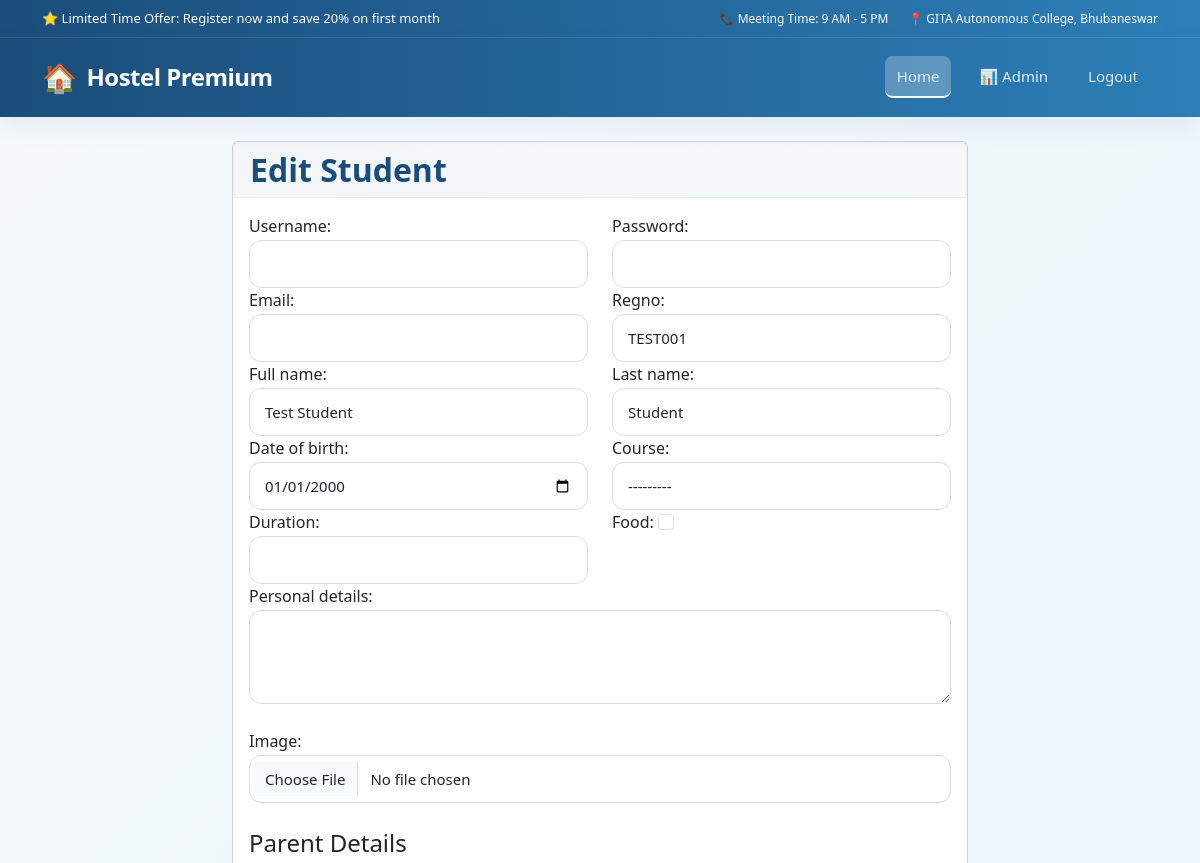
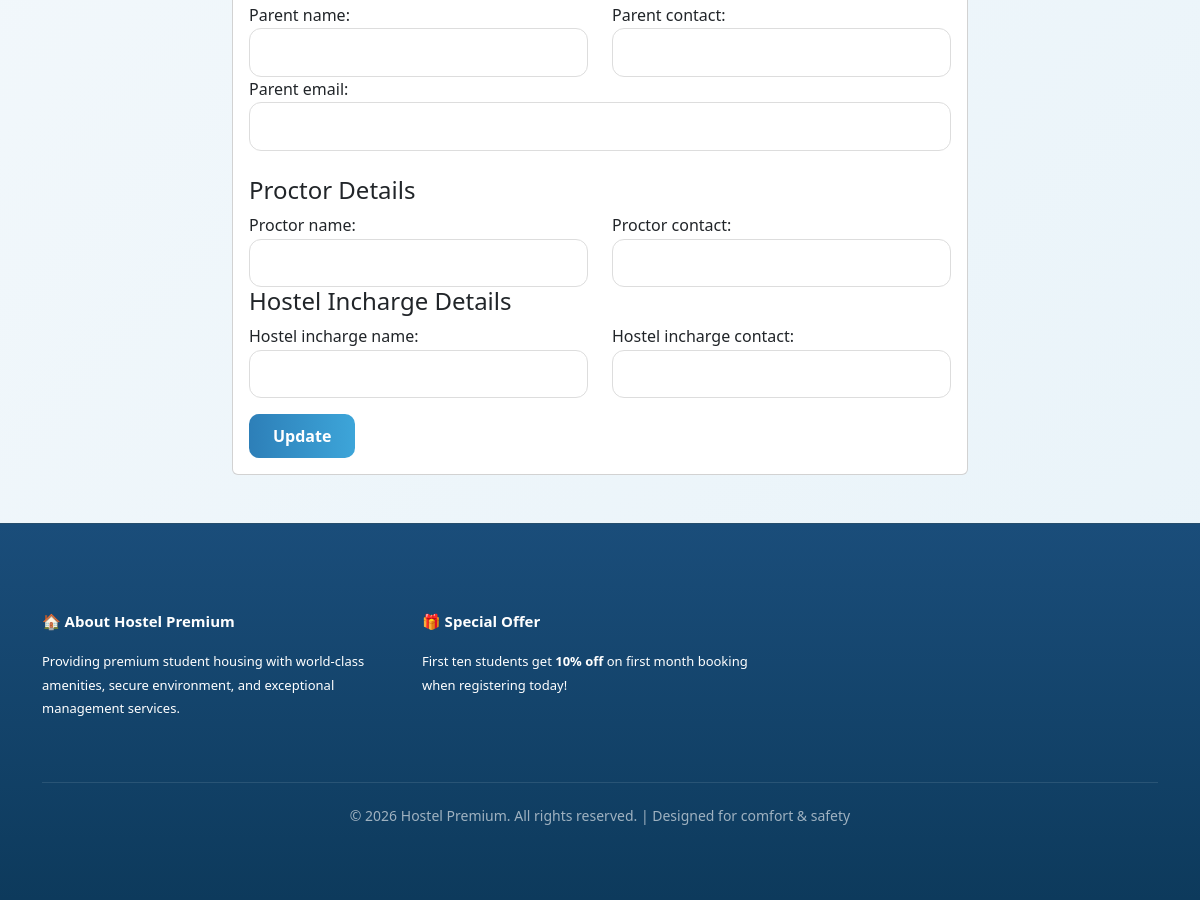
The app's page /edit_student/1/ (signed in) with its own data (2 pictures, top to bottom).
### hostel_app/models.py (models this page shows, shortened)
class Student(models.Model):
    user = models.OneToOneField(User, on_delete=models.CASCADE)
    regno = models.CharField(max_length=20, unique=True)
    full_name = models.CharField(max_length=100)
    last_name = models.CharField(max_length=100)
    date_of_birth = models.DateField()
    personal_details = models.TextField(blank=True, null=True)
    image = models.ImageField(upload_to='student_images/', blank=True, null=True)
    room = models.ForeignKey(Room, on_delete=models.SET_NULL, null=True, blank=True)
    course = models.ForeignKey(Course, on_delete=models.SET_NULL, null=True, blank=True)
    duration = models.CharField(max_length=50, blank=True, null=True)
    food = models.BooleanField(default=False)
    parent_name = models.CharField(max_length=100, blank=True, null=True)
    parent_contact = models.CharField(max_length=20, blank=True, null=True)
    parent_email = models.EmailField(blank=True, null=True)
    proctor_name = models.CharField(max_length=100, blank=True, null=True)
    proctor_contact = models.CharField(max_length=20, blank=True, null=True)
    hostel_incharge_name = models.CharField(max_length=100, blank=True, null=True)
    hostel_incharge_contact = models.CharField(max_length=20, blank=True, null=True)

### hostel_app/views.py (the view)
# urls.py: path('edit_student/<int:student_id>/', views.edit_student, name='edit_student'),
@login_required
def edit_student(request, student_id):
    if not request.user.is_staff:
        return redirect('home')
    student = get_object_or_404(Student, id=student_id)
    if request.method == 'POST':
        form = StudentRegistrationForm(request.POST, request.FILES, instance=student)
        if form.is_valid():
            form.save()
            return redirect('manage_students')
    else:
        form = StudentRegistrationForm(instance=student)
    return render(request, 'edit_student.html', {'form': form})

### hostel_app/models.py (called while the page is built)
    def __str__(self):
        return self.course_name

### templates/edit_student.html (shortened to what this page needs)
{% extends 'base.html' %}
{% load static %}
{% block content %}
<div class="row justify-content-center">
    <div class="col-md-8">
        <div class="card">
            <div class="card-header">
                <h2 class="mb-0">Edit Student</h2>
            </div>
            <div class="card-body">
                <form method="post" enctype="multipart/form-data">
                    <div class="row">
                        <div class="col-md-6">
                            {{ form.username.label_tag }}
                            {{ form.username }}
                        </div>
                        <div class="col-md-6">
                            {{ form.password.label_tag }}
                            {{ form.password }}
                        </div>
                    </div>
                    <div class="row">
                        <div class="col-md-6">
                            {{ form.email.label_tag }}
                            {{ form.email }}
                        </div>
                        <div class="col-md-6">
                            {{ form.regno.label_tag }}
                            {{ form.regno }}
                        </div>
                    </div>
                    <div class="row">
                        <div class="col-md-6">
                            {{ form.full_name.label_tag }}
                            {{ form.full_name }}
                        </div>
                        <div class="col-md-6">
                            {{ form.last_name.label_tag }}
                            {{ form.last_name }}
                        </div>
                    </div>
                    <div class="row">
                        <div class="col-md-6">
                            {{ form.date_of_birth.label_tag }}
                            {{ form.date_of_birth }}
                        </div>
                        <div class="col-md-6">
                            {{ form.course.label_tag }}
                            {{ form.course }}
                        </div>
                    </div>
                    <div class="row">
                        <div class="col-md-6">
                            {{ form.duration.label_tag }}
                            {{ form.duration }}
                        </div>
                        <div class="col-md-6">
                            {{ form.food.label_tag }}
                            {{ form.food }}
                        </div>
                    </div>
                    {{ form.personal_details.label_tag }}
                    {{ form.personal_details }}
                    <br>
                    {{ form.image.label_tag }}
                    {{ form.image }}
                    <br>
                    <h4>Parent Details</h4>
                    <div class="row">
                        <div class="col-md-6">
                            {{ form.parent_name.label_tag }}
                            {{ form.parent_name }}
                        </div>
                        <div class="col-md-6">
                            {{ form.parent_contact.label_tag }}
                            {{ form.parent_contact }}
                        </div>
                    </div>
                    {{ form.parent_email.label_tag }}
                    {{ form.parent_email }}
                    <br>
                    <h4>Proctor Details</h4>
                    <div class="row">
                        <div class="col-md-6">
                            {{ form.proctor_name.label_tag }}
                            {{ form.proctor_name }}
                        </div>
                        <div class="col-md-6">
                            {{ form.proctor_contact.label_tag }}
                            {{ form.proctor_contact }}
                        </div>
                    </div>
                    <h4>Hostel Incharge Details</h4>
                    <div class="row">
                        <div class="col-md-6">
                            {{ form.hostel_incharge_name.label_tag }}
                            {{ form.hostel_incharge_name }}
                        </div>
                        <div class="col-md-6">
                            {{ form.hostel_incharge_contact.label_tag }}
                            {{ form.hostel_incharge_contact }}
                        </div>
                    </div>
                    <button type="submit" class="btn btn-primary mt-3">Update</button>
                </form>
            </div>
        </div>
    </div>
</div>
{% endblock %}

### static/css/style.css (style rules this page uses)
:root { --primary: #1a4d7a; --secondary: #2d7fb8; --accent: #3da5d9; --light-bg: #f5f9fc; --card-shadow: 0 8px 24px rgba(26, 77, 122, 0.08); --transition: all 0.3s ease; }
* { margin: 0; padding: 0; box-sizing: border-box; }
html { scroll-behavior: smooth; }
body { background: linear-gradient(135deg, #f5f9fc 0%, #e8f3f9 100%); color: #2c3e50; font-family: 'Segoe UI', -apple-system, BlinkMacSystemFont, 'Helvetica Neue', sans-serif; line-height: 1.6; display: flex; flex-direction: column; min-height: 100vh; }
.form-control, .form-select { border-radius: 10px; border: 1px solid #ddd; padding: 12px 15px; font-size: 15px; transition: var(--transition); }
.btn { border-radius: 10px; padding: 10px 24px; font-weight: 600; transition: var(--transition); border: none; }
.btn-primary { background: linear-gradient(90deg, var(--secondary), var(--accent)); color: #fff; }
.card-header { background: linear-gradient(90deg, rgba(26, 77, 122, 0.05), rgba(45, 127, 184, 0.05)); border: 1px solid #e8f0f5; border-radius: 12px; }
.card-header h2 { margin: 0; color: var(--primary); font-weight: 700; }
.form-control, .form-select { border-radius: 12px; }
.btn-primary { border-radius: 10px; padding: 10px 24px; }

### records on screen
Student: regno "TEST001", full_name "Test Student", last_name "Student", date_of_birth "01/01/2000", course "---------"
